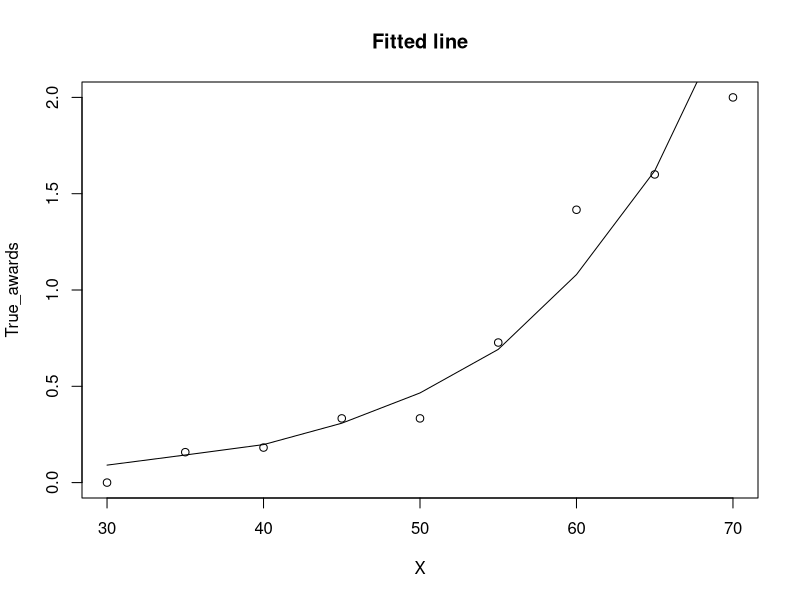
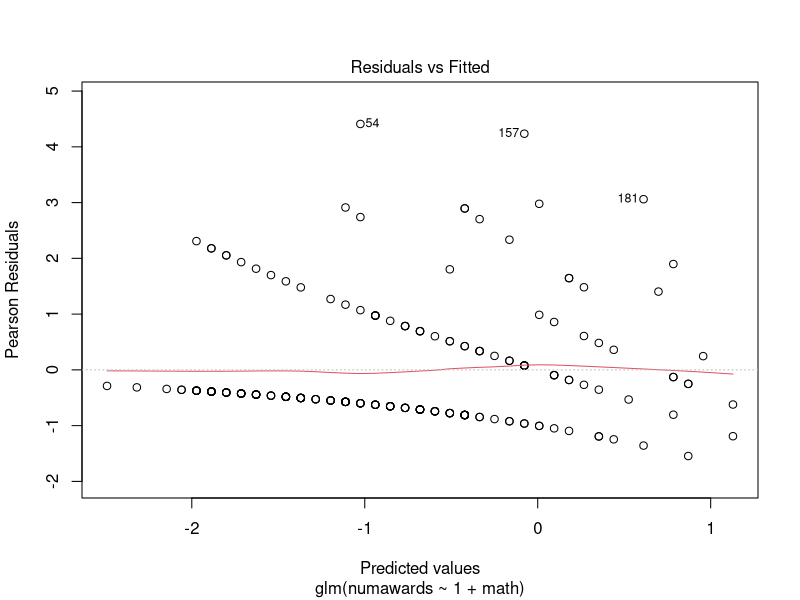
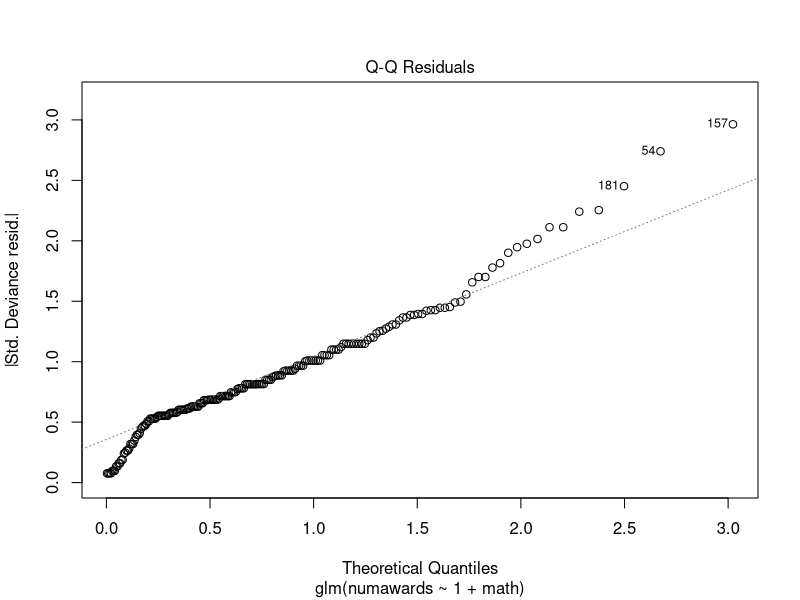
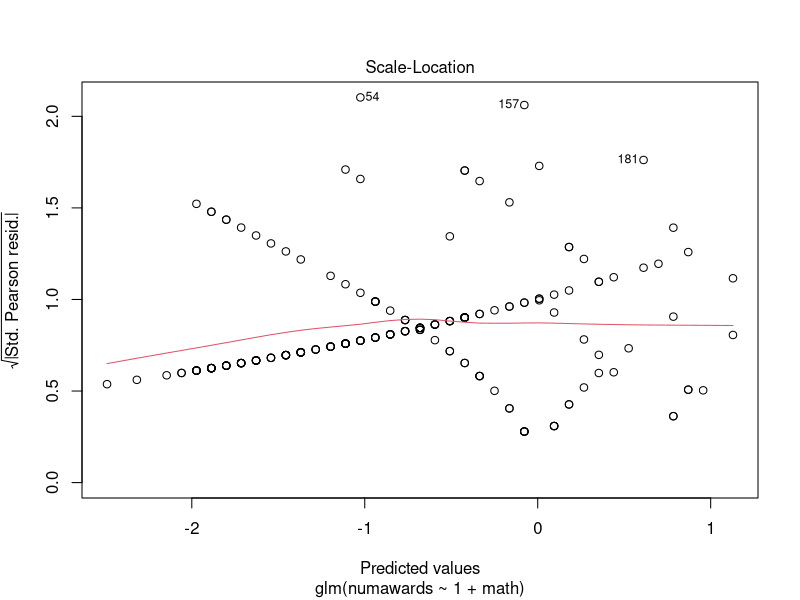
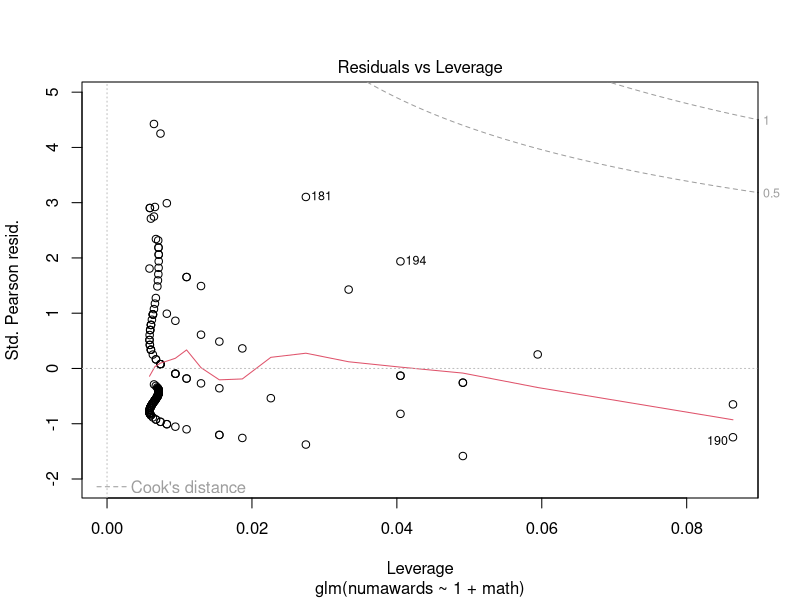
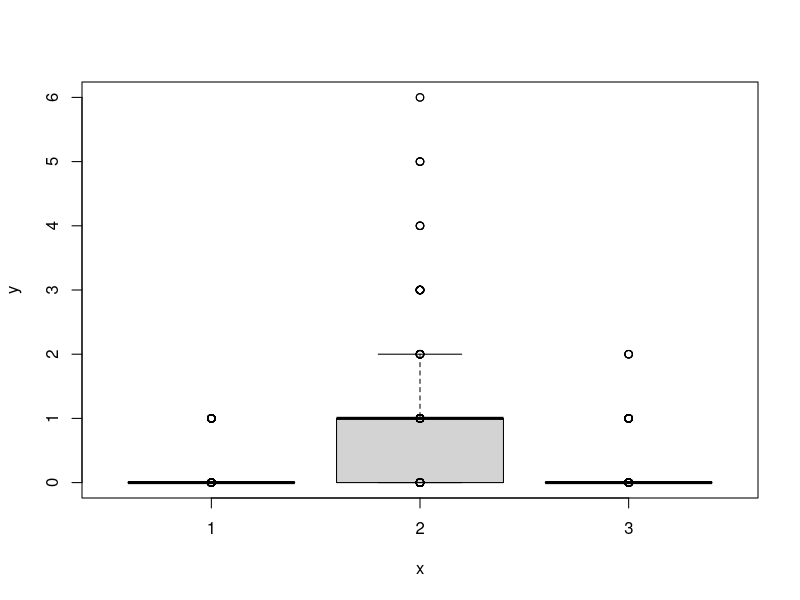
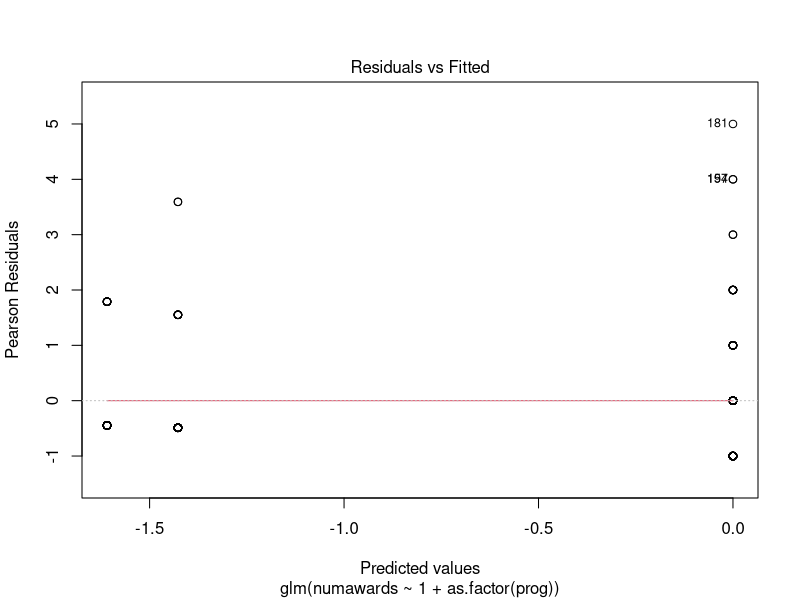
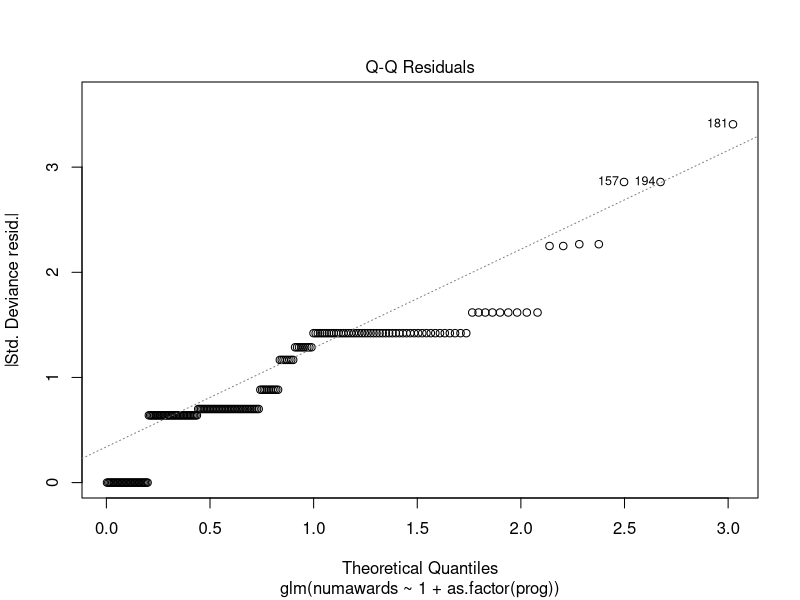

Generate these figures, in order, with R:
## ---- chunk 1
knitr::opts_chunk$set(echo = TRUE)
## ---- chunk 2
awards<-read.csv("awards.csv")
attach(awards)
## ---- chunk 3
m1=glm(numawards~1+math,family = poisson(link = log),x=TRUE)
summary(m1)
## ---- chunk 4
m2=glm(numawards~1+as.factor(prog),family=poisson(link=log),x=TRUE)
summary(m2)
## ---- chunk 5
I = t(m2$x)%*%diag(m2$weights)%*%m2$x
I_inv = solve(I)
sd <- sqrt(diag(I_inv))
p_value <- pchisq((m2$coefficients/sd)^2,df=2,lower.tail=FALSE)
p_value
## ---- chunk 6
library(lmtest)
m_null=glm(numawards~1,family=poisson(link=log),x=TRUE)
test=lrtest(m2,m_null)
test
test$`Pr(>Chisq)`
## ---- chunk 7
m3=glm(numawards~1+math+as.factor(prog), family=poisson(link='log'),x=TRUE)
summary(m3)
## ---- chunk 8
m4=glm(numawards~1+math*as.factor(prog), family=poisson(link='log'),x=TRUE)
summary(m4)
## ---- chunk 9
awards$m1=m1$fitted.values
awards$m2=m2$fitted.values
awards$m3=m3$fitted.values
awards$m4=m4$fitted.values
X=seq(30,70,5)
df= split(awards, cut(awards$math, breaks = seq(30,75,5)))
Mean_award <- function(x){
  mean(x$numawards)
}
Mean_prediction_m1 <- function(x){
  mean(x$m1)
}
True_awards = sapply(df, Mean_award)
Estimated_awards_1=sapply(df,Mean_prediction_m1)

plot(X,True_awards,main="Fitted line")
lines(X,Estimated_awards_1)
plot(m1)
## ---- chunk 10
Mean_prediction_m2 <- function(x){
  mean(x$m2)
}
Estimated_awards_2=sapply(df,Mean_prediction_m2)
plot(as.factor(awards$prog),awards$numawards)
academic=subset(awards,prog==2)
vocational=subset(awards,prog==3)
general=subset(awards,prog==1)
points(awards$prog,awards$numawards)
plot(m2)
## ---- chunk 11
plot(academic$math,academic$numawards,col="black",pch=20,xlab="math",ylab = "# of awards",main = "Students Enrolled in Academic")
points(academic$math,academic$m3,col="red")
legend(x=3.5,y=14, legend=c("True", "Predicted"),fill=c("black", "red"))

plot(vocational$math,vocational$numawards,col="black",pch=20,xlab="math",ylab = "# of awards",main = "Students Enrolled in vocational")
points(vocational$math,vocational$m3,col="red")
legend(x=3.5,y=14, legend=c("True", "Predicted"),fill=c("black", "red"))

plot(general$math,general$numawards,col="black",pch=20,xlab="math",ylab = "# of awards",main = "Students Enrolled in General")
points(general$math,general$m3,col="red")
legend(x=3.5,y=14, legend=c("True", "Predicted"),fill=c("black", "red"))


plot(awards$math,awards$numawards,col="black",pch=20,xlab="math",ylab = "# of awards",main = "Math against # of rewards among three categories")
points(awards$math,awards$m3,col="red")
legend(x=3.5,y=14, legend=c("True", "Predicted"),fill=c("black", "red"))
plot(m3)
## ---- chunk 12
plot(academic$math,academic$numawards,col="black",pch=20,xlab="math",ylab = "# of awards",main = "Students Enrolled in Academic")
points(academic$math,academic$m4,col="red")
legend(x=3.5,y=14, legend=c("True", "Predicted"),fill=c("black", "red"))

plot(vocational$math,vocational$numawards,col="black",pch=20,xlab="math",ylab = "# of awards",main = "Students Enrolled in vocational")
points(vocational$math,vocational$m4,col="red")
legend(x=3.5,y=14, legend=c("True", "Predicted"),fill=c("black", "red"))

plot(general$math,general$numawards,col="black",pch=20,xlab="math",ylab = "# of awards",main = "Students Enrolled in General")
points(general$math,general$m4,col="red")
legend(x=3.5,y=14, legend=c("True", "Predicted"),fill=c("black", "red"))


plot(awards$math,awards$numawards,col="black",pch=20,xlab="math",ylab = "# of awards",main = "Math against # of rewards among three categories")
points(awards$math,awards$m4,col="red")
legend(x=3.5,y=14, legend=c("True", "Predicted"),fill=c("black", "red"))
plot(m4)
## ---- chunk 13
m1$deviance
m2$deviance
m3$deviance
m4$deviance
